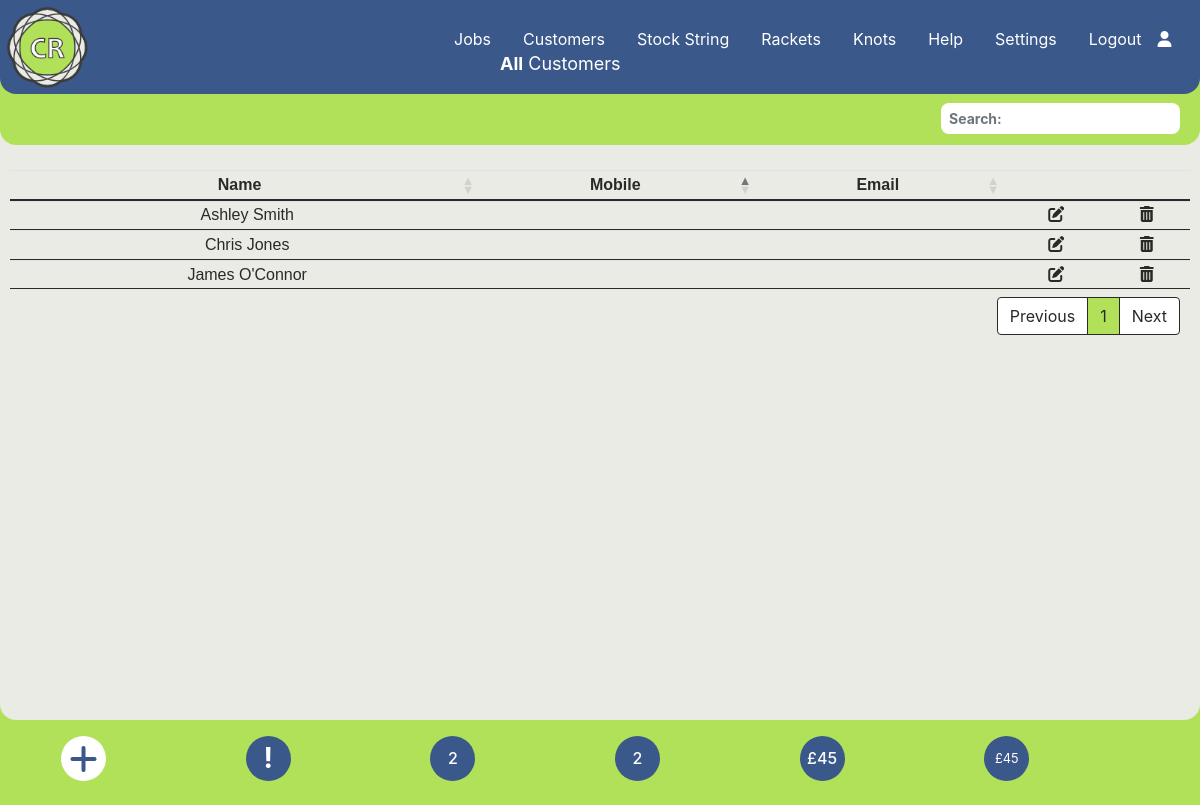
Screenshot of /customers.php (signed in) with the database file from the repository.
### tables this page shows
CREATE TABLE `customer` (
  `cust_ID` int(5) NOT NULL,
  `Name` varchar(100) NOT NULL,
  `Notes` varchar(500) NOT NULL,
  `Email` varchar(100) NOT NULL,
  `Mobile` varchar(20) NOT NULL,
  `pref_string` int(6) NOT NULL,
  `pref_stringc` int(6) NOT NULL,
  `tension` varchar(5) NOT NULL,
  `tensionc` varchar(5) NOT NULL,
  `prestretch` varchar(5) NOT NULL,
  `racketid` int(10) NOT NULL,
  `discount` int(3) NOT NULL DEFAULT 0
);

CREATE TABLE `settings` (
  `id` int(5) NOT NULL,
  `description` varchar(20) NOT NULL,
  `value` varchar(100) NOT NULL
);

### customers.php (the view, shortened to what this page needs)
<?php require_once('./Connections/wcba.php');
require_once('./menu.php');
$current_month_text = date("F");
$current_month_numeric = date("m");
$current_year = date("Y");
$query_Recordset2 = "SELECT * FROM customer LEFT JOIN rackets ON customer.racketid = rackets.racketid LEFT JOIN all_string ON customer.pref_string = all_string.string_id ORDER BY name ASC";
$Recordset2 = mysqli_query($conn, $query_Recordset2) or die(mysqli_error($conn));
$row_Recordset2 = mysqli_fetch_assoc($Recordset2);
$totalRows_Recordset2 = mysqli_num_rows($Recordset2);
$query_Recordset6 = "SELECT * FROM stringjobs WHERE collection_date LIKE '___" . $current_month_numeric . "/" . $current_year . "%'ORDER BY job_id ASC;";
$Recordset6 = mysqli_query($conn, $query_Recordset6) or die(mysqli_error($conn));
$totalRows_Recordset6 = mysqli_num_rows($Recordset6);
$query_Recordset7 = "SELECT * FROM stringjobs ORDER BY job_id ASC;";
$Recordset7 = mysqli_query($conn, $query_Recordset7) or die(mysqli_error($conn));
$totalRows_Recordset7 = mysqli_num_rows($Recordset7);
$query_Recordset8 = "SELECT SUM(price) as SUM from stringjobs;";
$Recordset8 = mysqli_query($conn, $query_Recordset8) or die(mysqli_error($conn));
$row_Recordset8 = mysqli_fetch_assoc($Recordset8);
$sum = $row_Recordset8['SUM'];
$query_Recordset9 = "SELECT SUM(price) as SUM from stringjobs WHERE paid != '1';";
$Recordset9 = mysqli_query($conn, $query_Recordset9) or die(mysqli_error($conn));
$row_Recordset9 = mysqli_fetch_assoc($Recordset9);
$sum_owed = $row_Recordset9['SUM'];
?>
<!DOCTYPE html>
<html lang="en">
<head>
  <link rel="stylesheet" href="https://cdnjs.cloudflare.com/ajax/libs/font-awesome/6.4.2/css/all.min.css">
  <link rel="stylesheet" href="https://stackpath.bootstrapcdn.com/bootstrap/4.3.1/css/bootstrap.min.css">
  <link rel="stylesheet" href="https://cdnjs.cloudflare.com/ajax/libs/bootstrap-datepicker/1.9.0/css/bootstrap-datepicker3.min.css">
  <link rel="stylesheet" href="./css/style.css">
  <link rel="stylesheet" type="text/css" href="https://cdn.datatables.net/1.13.6/css/dataTables.bootstrap4.min.css" />
</head>
<body data-spy="scroll" data-target="#main-nav">
  <?php
  echo $main_menus;
  ?>
  <section>
    <div class="home-section diva">
      <p class="fxdtext"><strong>All</strong> Customers</p>
      <?php if ($totalRows_Recordset2 == 0) {
        echo "<h5 class='text-center text-dark' style='margin-top: 200px;'>No Records found</h5> ";
      } else { ?>
        <table id="tblUser" class="table-text table table-sm center">
          <thead>
            <tr>
              <th style="text-align: center">Name</th>
              <th class="text-center d-none d-md-table-cell">Mobile</th>
              <th class="text-center d-none d-md-table-cell">Email</th>
              <th></th>
              <th></th>
            </tr>
          </thead>
          <tbody>
            <?php
            do { ?>
              <tr>
                <td><?php echo $row_Recordset2['Name']; ?></td>
                <td class="d-none d-md-table-cell"><?php echo $row_Recordset2['Mobile']; ?></td>
                <td class="d-none d-md-table-cell"><?php echo $row_Recordset2['Email']; ?></td>
                <td style="text-align: center"><a class="fa-solid fa-pen-to-square" href="./editcust.php?custid=<?php echo $row_Recordset2['cust_ID']; ?>"></a></td>
                <td style="text-align: center"><i class="fa-solid fa-trash-can" data-toggle="modal" data-target="#delModal<?php echo $row_Recordset2['cust_ID']; ?>"></i></td>
              </tr>
            <?php
            } while ($row_Recordset2 = mysqli_fetch_assoc($Recordset2)); ?>
          </tbody>
        </table>
      <?php } ?>
    </div>
  </section>
  <div class="container center">
    <div class="p-3 row">
      <div class="col-2">
        <a href="./addcustomer.php" type="button" class="dot fa-solid fa-plus fa-2x"></a>
      </div>
      <?php if (!empty($_SESSION['message'])) { ?>
        <div class="col-2">
          <h3 class="blinking" title="Warning Messages" data-toggle="modal" data-target="#warningModal"><strong>!</strong></h3>
        </div>
      <?php } else { ?>
        <div class="col-2">
          <h3 class="dotb" title="Warning Messages"><strong>!</strong></h3>
        </div>
      <?php } ?>
      <div class="col-2">
        <h3 class="dotbt h6 " title="Restrings for <?php echo $current_month_text; ?>"><?php echo $totalRows_Recordset6 ?></h3>
      </div>
      <div class="col-2">
        <a href="#" class="dotbt h6" title="Total restrings"><?php echo $totalRows_Recordset7 ?></a>
      </div>
      <div class="col-2">
        <a href="./jobs-unpaid.php" class="dotbt h6" title="Amount Owed"><?php echo "$currency" . $sum_owed ?></a>
      </div>
      <div class="col-2">
        <a href="#" class="dotbtt h7" title="Total Income"><small><?php echo "$currency" . $sum ?></small></a>
      </div>
    </div>
  </div>
</body>
</html>

### css/style.css (style rules this page uses)
body { background: #b1e158; color: #fff; z-index: 0; }
.fxdtext { position: fixed; top: 50px; left: 200px; font-weight: normal; font-size: 18px; color: #ffffff; z-index: 500; }
@media screen and (max-width: 2500px) { .fxdtext { left: 500px; } }
table.dataTable { clear: both; margin-top: 6px !important; margin-bottom: 6px !important; max-width: none !important; border-collapse: collapse !important; border-spacing: 0; padding-top: 120px; padding-left: 10px; padding-right: 10px; }
@media screen and (max-width: 2500px) { .table.dataTable { padding-top: 140px; font-size: 16px; } }
table.dataTable > thead > tr > th { border-bottom: 2px solid #292928; }
table.dataTable > tbody > tr > td { border-bottom: 1px solid #292928; }
.table-text { color: #292928; font-weight: normal; font: 14px Arial, sans-serif; }
.center { margin-left: auto; margin-right: auto; }
.home-section { background: #ebebe6; width: 100%; height: 670px; border-bottom-left-radius: 1rem; border-bottom-right-radius: 1rem; z-index: 1; }
@media screen and (max-width: 2500px) { .home-section { height: 720px; } }
a, a:hover, a:focus { color: inherit; text-decoration: none; transition: all 0.3s; }
.dot { height: 45px; width: 45px; background-color: #ffffff; border-radius: 50%; display: inline-block; color: #3b588a; display: flex; align-items: center; justify-content: center; }
.dotb { height: 45px; width: 45px; background-color: #3b588a; color: #ffffff; border-radius: 50%; display: inline-block; display: flex; align-items: center; justify-content: center; }
.dotbt { height: 45px; width: 45px; background-color: #3b588a; color: #ffffff; border-radius: 50%; display: inline-block; display: flex; align-items: center; justify-content: center; }
.dotbtt { height: 45px; width: 45px; background-color: #3b588a; color: #ffffff; border-radius: 50%; display: inline-block; display: flex; align-items: center; justify-content: center; }
.nav-item { margin-left: 0rem; }
.nav-link { font-size: 16px; font-weight: 400; color: #ffffff; }
.diva { overflow-x: hidden; }
.dt-head-center { text-align: center; }

### rows the page displays
customer: Name "Ashley Smith"
customer: Name "Chris Jones"
customer: Name "James O'Connor"
settings: value "£"

### other values shown
$_SESSION['loginmenu'] "Logout"
$totalRows_Recordset6 "2"
$totalRows_Recordset7 "2"
$sum_owed "45"
$sum "45"
